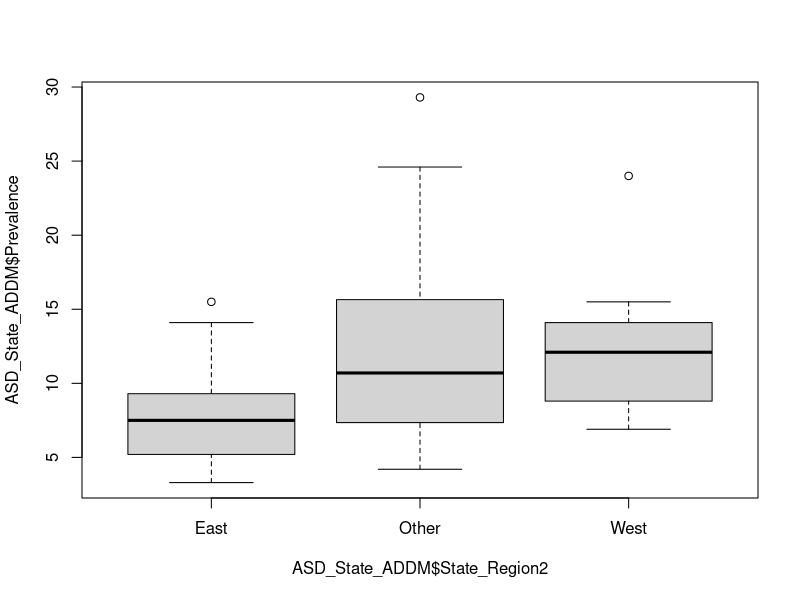
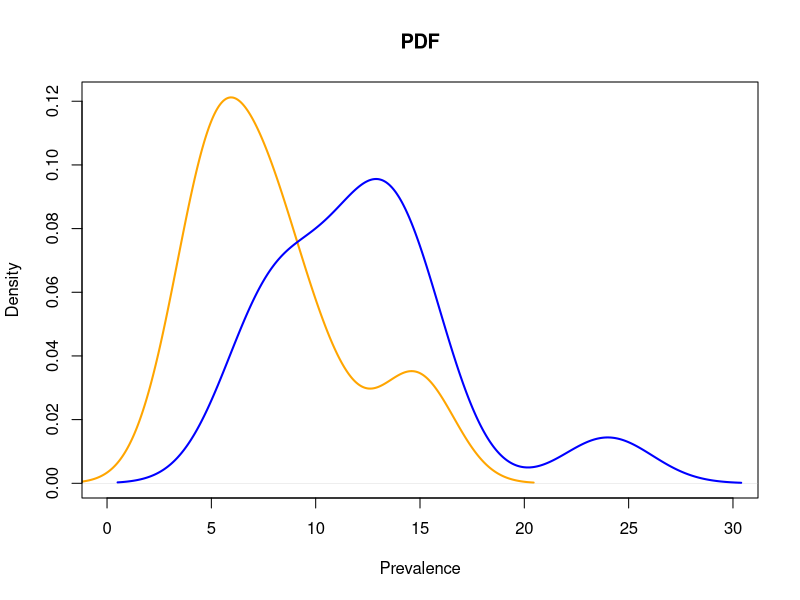
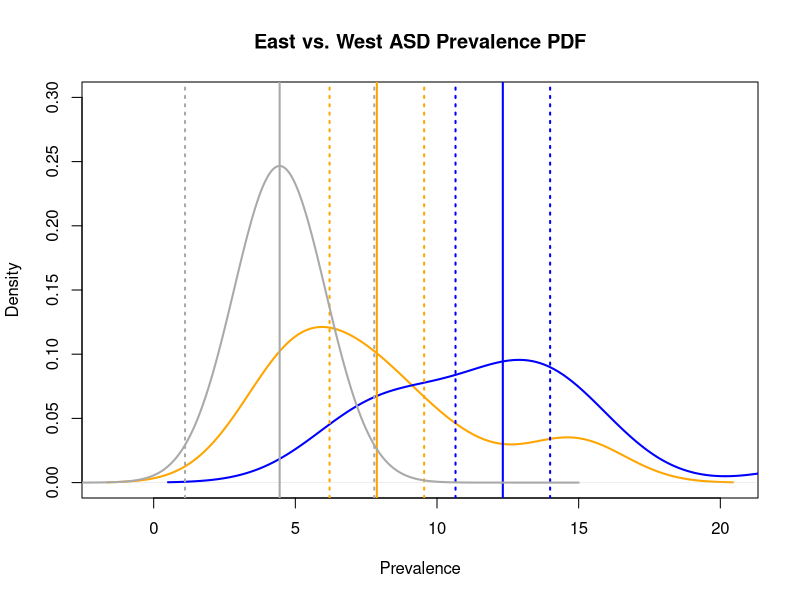
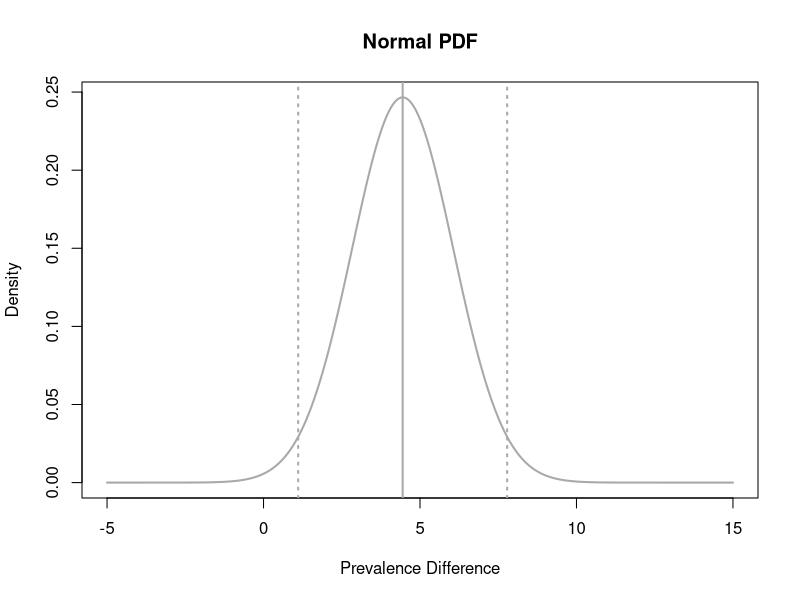
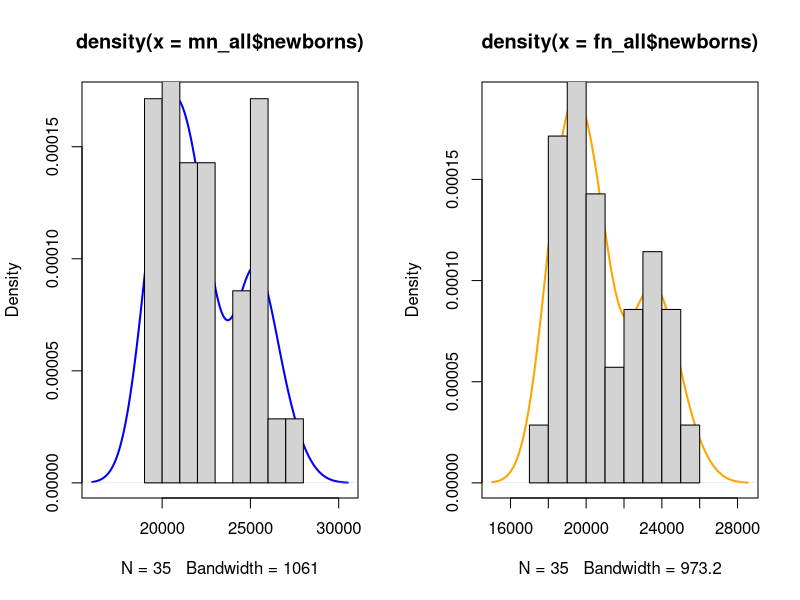
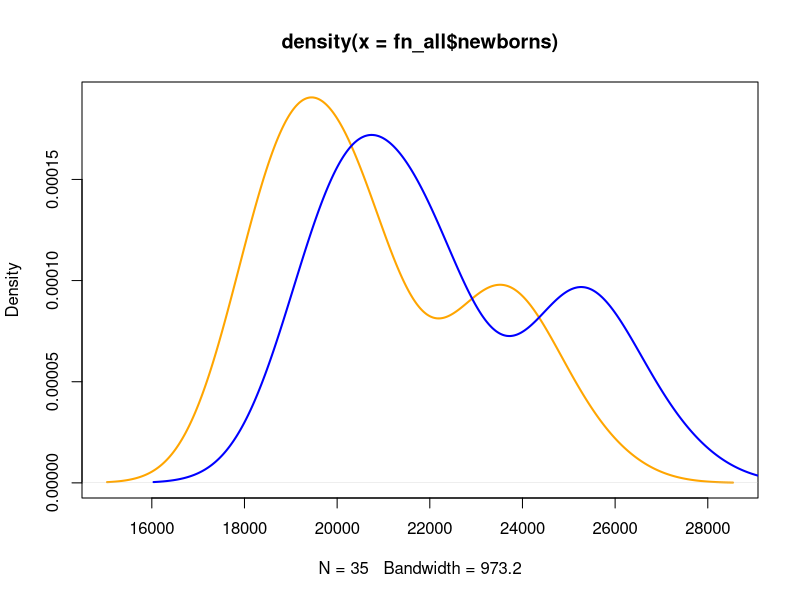
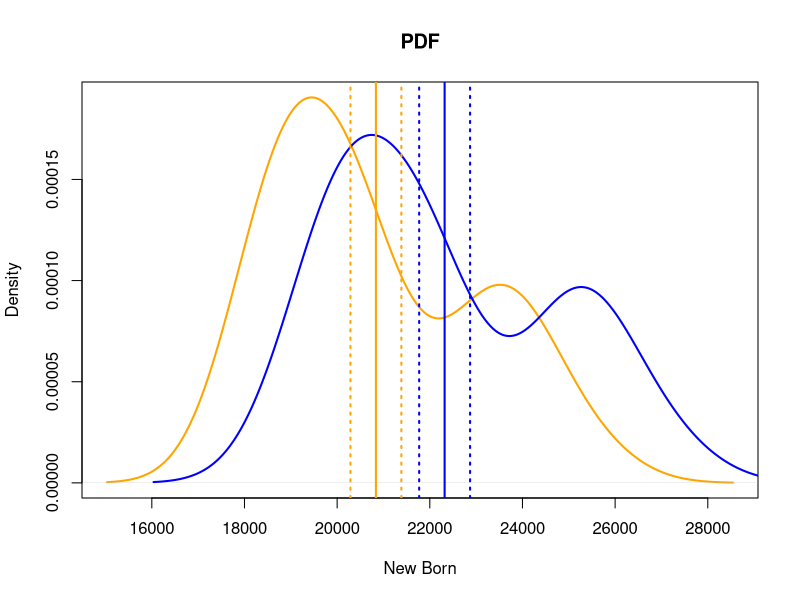
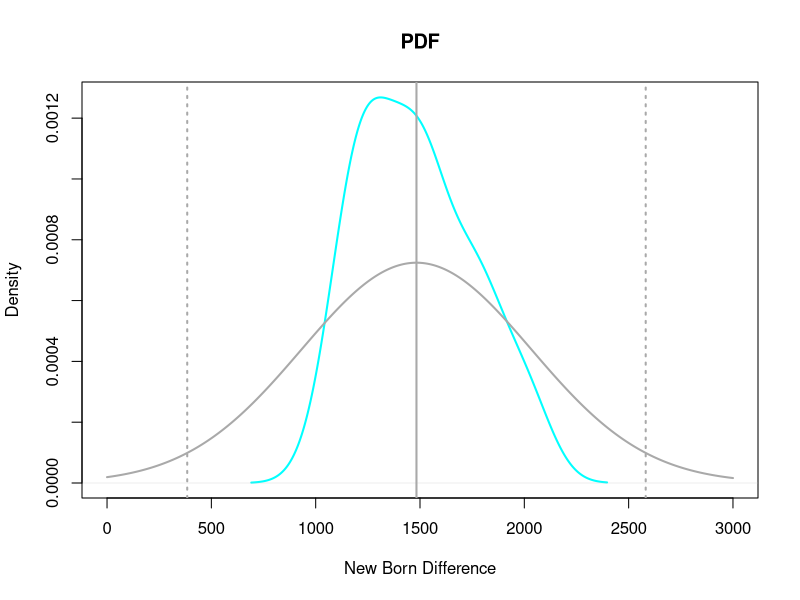

Here is the R script that generated these plots, in order:
## ---- chunk 1
getwd()
## ---- chunk 2
# setwd("/media/sf_vm_shared_folder/git/DDC/DDC-ASD/model_R")
# setwd('~/Desktop/admin-desktop/vm_shared_folder/git/DDC-ASD/model_R')
getwd()
## ---- chunk 3
# Read back in above saved file:
ASD_State <- read.csv("../dataset/ADV_ASD_State_R.csv")
# Convert Year_Factor to ordered.factor
ASD_State$Year_Factor <- factor(ASD_State$Year_Factor, ordered = TRUE) 
ASD_State$Prevalence_Risk2 = factor(ASD_State$Prevalence_Risk2, ordered=TRUE, 
                                    levels=c("Low", "High"))
ASD_State$Prevalence_Risk4 = factor(ASD_State$Prevalence_Risk4, ordered=TRUE, 
                                    levels=c("Low", "Medium", "High", "Very High"))

## ---- chunk 4
# library(repr)
# Adjust in-line plot size to M x N
options(repr.plot.width=8, repr.plot.height=4)
## ---- chunk 5

# Filter and create dataframe of different data sources, for easy data access
ASD_State_ADDM <- subset(ASD_State, Source == 'addm')

# Aggregate all US. States into three regions: East, West, Other.
ASD_State_ADDM$State_Region2 <- "Other"
ASD_State_ADDM$State_Region2[ASD_State_ADDM$State_Region %in% 
                             c("D3 East North Central", "D6 East South Central")] <- "East"
ASD_State_ADDM$State_Region2[ASD_State_ADDM$State_Region %in% 
                             c("D4 West North Central", "D7 West South Central")] <- "West"

boxplot(ASD_State_ADDM$Prevalence ~ ASD_State_ADDM$State_Region2)

## ---- chunk 6
# ----------------------------------
# Hypothesis Test - Mean - Z Test & t.test()
# ----------------------------------

# Create sample 1 of West states
sample_1 = ASD_State_ADDM$Prevalence[ASD_State_ADDM$State_Region2 == "West"]
# Create sample 2 of East states
sample_2 = ASD_State_ADDM$Prevalence[ASD_State_ADDM$State_Region2 == "East"]

# variance test : Equal variance or Unequal variance?
var.test(sample_1, sample_2)

# t test : Equal variance t test
t.test(sample_1, sample_2, var.equal = TRUE)

# Visualise samples:
plot(density(sample_2), col="orange", xlab="Prevalence", main="PDF", 
     lwd=2, lty=1, xlim=c(0,30))
lines(density(sample_1), col="blue", lwd=2, lty=1)

## ---- chunk 7
#############################################################
# Deep Dive : Equal variance t test
#############################################################

# sample size
cal_n1 = length(sample_1)
cat("\ncal_n1:", cal_n1)
cal_n2 = length(sample_2)
cat("\ncal_n2:", cal_n2)

# degree of freedom
cal_df = cal_n1 + cal_n2 - 2
cat("\ncal_df:", cal_df)

# pooled standard deviation
cal_s = sqrt(((cal_n1 - 1)*sd(sample_1)^2 + (cal_n2 - 1)*sd(sample_2)^2)
             /(cal_n1 + cal_n2 -2))
cat("\ncal_s :", cal_s)

# combined standard error
cal_se = cal_s * sqrt(1/cal_n1 + 1/cal_n2)
cat("\ncal_se:", cal_se)

# t statistic using combined standard error
cal_t = (mean(sample_1)-mean(sample_2)) / cal_se
cat("\ncal_t :", cal_t)

# p-value
cal_p = (1-pt(q = cal_t, df = cal_df)) * 2
cat("\ncal_p :", cal_p)

# 95% CI using "pooled standard deviation"
# sample_1 Upper CI
mn_upper_ci = mean(sample_1) + qt(p = 0.975, df = cal_df)*cal_s/sqrt(cal_n1+cal_n2)
cat("\nmn_upper_ci:", mn_upper_ci)
# sample_1 Lower CI
mn_lower_ci = mean(sample_1) - qt(p = 0.975, df = cal_df)*cal_s/sqrt(cal_n1+cal_n2)
cat("\nmn_lower_ci:", mn_lower_ci)
# sample_2 Upper CI
fn_upper_ci = mean(sample_2) + qt(p = 0.975, df = cal_df)*cal_s/sqrt(cal_n1+cal_n2)
cat("\nfn_upper_ci:", fn_upper_ci)
# sample_2 Lower CI
fn_lower_ci = mean(sample_2) - qt(p = 0.975, df = cal_df)*cal_s/sqrt(cal_n1+cal_n2)
cat("\nfn_lower_ci:", fn_lower_ci)
# Difference with 95% CI 
cat("\nDifference's Upper CI:", mn_upper_ci - fn_lower_ci)
cat("\nDifference's Lower CI:", mn_lower_ci - fn_upper_ci)

# Difference with 95% CI using combined standard error
# Difference's Upper CI
dif_upper_ci = mean(sample_1)-mean(sample_2) + qt(p = 0.975, df = cal_df)*cal_se
cat("\nDifference's Upper CI:", dif_upper_ci)
# Difference's Lower CI
dif_lower_ci = mean(sample_1)-mean(sample_2) - qt(p = 0.975, df = cal_df)*cal_se
cat("\nDifference's Lower CI:", dif_lower_ci)

# Visualise CIs: sample_1 & sample_2
plot(density(sample_2), col="orange", xlab="Prevalence", lwd=2, ylim=c(0,0.3), 
     main="East vs. West ASD Prevalence PDF")
lines(density(sample_1), col="blue", lwd=2)
# Overlay sample_1 CI
abline(v= mean(sample_1), col="blue", lwd=2, lty=1)
abline(v=mn_upper_ci, col="blue", lwd=2, lty=3)
abline(v=mn_lower_ci, col="blue", lwd=2, lty=3)
# Overlay sample_2 CI
abline(v= mean(sample_2), col="orange", lwd=2, lty=1)
abline(v=fn_upper_ci, col="orange", lwd=2, lty=3)
abline(v=fn_lower_ci, col="orange", lwd=2, lty=3)

# Overlay Difference's CI
abline(v=mean(sample_1)-mean(sample_2), col="darkgrey", lwd=2, lty=1)
abline(v=dif_upper_ci, col="darkgrey", lwd=2, lty=3)
abline(v=dif_lower_ci, col="darkgrey", lwd=2, lty=3)
cal_xseq <- seq(-5,15,0.01)
cal_pdf <- dnorm(x = cal_xseq, mean = mean(sample_1)-mean(sample_2), sd = cal_se)
lines(cal_xseq, cal_pdf, col="darkgrey", type="l",lwd=2)

# Visualise Difference's CIs alone:
plot(cal_xseq, cal_pdf, col="darkgrey", xlab="Prevalence Difference", 
     ylab="Density", type="l",lwd=2, main="Normal PDF")
# Overlay Difference's CI
abline(v=mean(sample_1)-mean(sample_2), col="darkgrey", lwd=2, lty=1)
abline(v=dif_upper_ci, col="darkgrey", lwd=2, lty=3)
abline(v=dif_lower_ci, col="darkgrey", lwd=2, lty=3)

## ---- chunk 8
# Filter and create dataframe of different data sources, for easy data access
ASD_State_SPED <- subset(ASD_State, Source == 'sped')

# ----------------------------------
# Use a sample of one US. State's ASD prevalence (proportion) to estimate:
# Prevalence of THAT US. State's ALL Children (the *Population*) [Source SPED, Year 2016] 
# ----------------------------------

# No. Children with ASD
ASD  <- ASD_State_SPED$Numerator_ASD[ASD_State_SPED$Year == 2016]
# 
str(ASD)
# No. Children with ASD of first US. State (AL-Alabama)
ASD[1]

# No. Children surveyed
Children  <- ASD_State_SPED$Denominator[ASD_State_SPED$Year == 2016]
# 
str(Children)
# No. Children surveyed of first US. State (AL-Alabama)
Children[1]
## ---- chunk 9
# ----------------------------------
# Hypothesis Test - Proportion - prop.test()
# ----------------------------------

# Two group hypothesis test : proportions (Prevalvence) among two US. States
prop.test(ASD[1:2], Children[1:2])

## ---- chunk 10
# ----------------------------------
# Hypothesis Test - Proportion - prop.test()
# ----------------------------------

# Multiple group hypothesis test : proportions (Prevalvence) among all US. States
prop.test(ASD, Children)
## ---- chunk 11
df_newborns <- read.csv("../reference/newborns-by-gender/newborns-by-gender-from-1984-2018.csv")
head(df_newborns)
tail(df_newborns)
## ---- chunk 12
# Example of filtering data
subset(df_newborns, year == 2018, select = c(year, gender, newborns))
## ---- chunk 13
# year 2018 Male newborn number
subset(df_newborns, year == 2018 & gender == "Males")$newborns
## ---- chunk 14
# year 2018 Female newborn number
subset(df_newborns, year == 2018 & gender == "Females")$newborns
## ---- chunk 15
# year 2018 Male newborn proportion vs. expected 50% ratio (null probability 0.5)
mn = subset(df_newborns, year == 2018 & gender == "Males")$newborns # Male newborns
fn = subset(df_newborns, year == 2018 & gender == "Females")$newborns # Female newborns
total = mn + fn

prop.test(x = mn, n = total)
# prop.test(x = mn, n = total, alternative = "greater")
## ---- chunk 16
subset(df_newborns[order(-df_newborns$year),], year %in% c(2018, 1984) & gender == "Males")
## ---- chunk 17
subset(df_newborns[order(-df_newborns$year),], year %in% c(2018, 1984) & gender == "Females")
## ---- chunk 18
# year 2018 Male newborn proportion vs. year 1984 Male newborn proportion
mn = subset(df_newborns[order(-df_newborns$year),], year %in% c(2018, 1984) 
            & gender == "Males")$newborns # Male newborns
fn = subset(df_newborns[order(-df_newborns$year),], year %in% c(2018, 1984) 
            & gender == "Females")$newborns # Female newborns
total = mn + fn

prop.test(x = mn, n = total)
# prop.test(x = mn, n = total, alternative = "less")
## ---- chunk 19
mn_all = subset(df_newborns[order(-df_newborns$year),], gender == "Males")
dim(mn_all)
head(mn_all)
## ---- chunk 20
fn_all = subset(df_newborns[order(-df_newborns$year),], gender == "Females")
dim(fn_all)
head(fn_all)
## ---- chunk 21
cat("\nMale   average newborns:", mean(mn_all$newborns)) # Male average
cat("\nFemale average newborns:", mean(fn_all$newborns)) # Female average

# Adjust in-line plot size to M x N
options(repr.plot.width=8, repr.plot.height=4)

par(mfrow=c(1, 2))
# Male
plot(density(mn_all$newborns), col="blue", lwd=2) 
hist(mn_all$newborns, probability = T, add = T)
# Female
plot(density(fn_all$newborns), col="orange", lwd=2) 
hist(fn_all$newborns, probability = T, add = T)

par(mfrow=c(1, 1))

plot(density(fn_all$newborns), col="orange", lwd=2)
lines(density(mn_all$newborns), col="blue", lwd=2)

## ---- chunk 22
# t test with equal variance:
t.test(mn_all$newborns, fn_all$newborns, paired = FALSE, var.equal = TRUE)
# t.test(mn_all$newborns, fn_all$newborns, paired = FALSE, var.equal = TRUE, alternative = "greater")

## ---- chunk 23
#############################################################
# Deep Dive : Equal variance t test
#############################################################

# sample size
cal_n1 = length(mn_all$newborns)
cat("\ncal_n1:", cal_n1)
cal_n2 = length(fn_all$newborns)
cat("\ncal_n2:", cal_n2)

# degree of freedom
cal_df = cal_n1 + cal_n2 - 2
cat("\ncal_df:", cal_df)

# pooled standard deviation
cal_s = sqrt(((cal_n1 - 1)*sd(mn_all$newborns)^2 + (cal_n2 - 1)*sd(fn_all$newborns)^2)/(cal_n1 + cal_n2 -2))
cat("\ncal_s :", cal_s)

# combined standard error
cal_se = cal_s*sqrt(1/cal_n1 + 1/cal_n2)
cat("\ncal_se:", cal_se)

# t statistic using combined standard error
cal_t = (mean(mn_all$newborns)-mean(fn_all$newborns))/cal_se
cat("\ncal_t :", cal_t)

# p-value
cal_p = (1-pt(q = cal_t, df = cal_df))*2
cat("\ncal_p :", cal_p)

# 95% CI using "pooled standard deviation"
# Male Upper CI
mn_upper_ci = mean(mn_all$newborns) + qt(p = 0.975, df = cal_df)*cal_s/sqrt(cal_n1+cal_n2)
cat("\nmn_upper_ci:", mn_upper_ci)
# Male Lower CI
mn_lower_ci = mean(mn_all$newborns) - qt(p = 0.975, df = cal_df)*cal_s/sqrt(cal_n1+cal_n2)
cat("\nmn_lower_ci:", mn_lower_ci)
# Female Upper CI
fn_upper_ci = mean(fn_all$newborns) + qt(p = 0.975, df = cal_df)*cal_s/sqrt(cal_n1+cal_n2)
cat("\nfn_upper_ci:", fn_upper_ci)
# Female Lower CI
fn_lower_ci = mean(fn_all$newborns) - qt(p = 0.975, df = cal_df)*cal_s/sqrt(cal_n1+cal_n2)
cat("\nfn_lower_ci:", fn_lower_ci)
# Difference with 95% CI 
cat("\nDifference's Upper CI:", mn_upper_ci - fn_lower_ci)
cat("\nDifference's Lower CI:", mn_lower_ci - fn_upper_ci)

# Difference with 95% CI using combined standard error
# Difference's Upper CI
dif_upper_ci = mean(mn_all$newborns)-mean(fn_all$newborns) + qt(p = 0.975, df = cal_df)*cal_se
cat("\nDifference's Upper CI:", dif_upper_ci)
# Difference's Lower CI
dif_lower_ci = mean(mn_all$newborns)-mean(fn_all$newborns) - qt(p = 0.975, df = cal_df)*cal_se
cat("\nDifference's Lower CI:", dif_lower_ci)

# Visualise CIs: Male & Female
plot(density(fn_all$newborns), col="orange", xlab="New Born", main="PDF", lwd=2)
lines(density(mn_all$newborns), col="blue", lwd=2)
# Overlay Male CI
abline(v= mean(mn_all$newborns), col="blue", lwd=2, lty=1)
abline(v=mn_upper_ci, col="blue", lwd=2, lty=3)
abline(v=mn_lower_ci, col="blue", lwd=2, lty=3)
# Overlay Female CI
abline(v= mean(fn_all$newborns), col="orange", lwd=2, lty=1)
abline(v=fn_upper_ci, col="orange", lwd=2, lty=3)
abline(v=fn_lower_ci, col="orange", lwd=2, lty=3)

# Visualise CIs: Difference between Male and Female
plot(density(mn_all$newborns-fn_all$newborns), col="cyan", xlab="New Born Difference", 
     main="PDF", lwd=2, lty=1, xlim=c(0,3000))
# Overlay Difference's CI
abline(v=mean(mn_all$newborns)-mean(fn_all$newborns), col="darkgrey", lwd=2, lty=1)
abline(v=dif_upper_ci, col="darkgrey", lwd=2, lty=3)
abline(v=dif_lower_ci, col="darkgrey", lwd=2, lty=3)
cal_xseq <- seq(0,3000,0.01)
cal_pdf <- dnorm(x = cal_xseq, mean = mean(mn_all$newborns)-mean(fn_all$newborns), sd = cal_se)
lines(cal_xseq, cal_pdf, col="darkgrey", type="l",lwd=2)

## ---- chunk 24
# t test with unequal variances
t.test(mn_all$newborns, fn_all$newborns, paired = FALSE)
# t.test(mn_all$newborns, fn_all$newborns, paired = FALSE, alternative = "greater")

## ---- chunk 25
#############################################################
# Deep Dive : Unequal variance t test
#############################################################

# sample size
cal_n1 = length(mn_all$newborns)
cat("\ncal_n1:", cal_n1)
cal_n2 = length(fn_all$newborns)
cat("\ncal_n2:", cal_n2)

# degree of freedom
# cal_df = cal_n1 + cal_n2 - 2 # <-- This is df of equal variances
cal_df = ( sd(mn_all$newborns)^2/cal_n1 + sd(fn_all$newborns)^2/cal_n2 )^2 / 
    ((sd(mn_all$newborns)^2/cal_n1)^2/(cal_n1 - 1) + (sd(fn_all$newborns)^2/cal_n2)^2/(cal_n2 - 1))
cat("\ncal_df:", cal_df)

# combined standard error: Welch's denominator (It is NOT a pooled standard deviation)
cal_se = sqrt( sd(mn_all$newborns)^2/cal_n1 + sd(fn_all$newborns)^2/cal_n2 )
cat("\ncal_se:", cal_se)

# t statistic using combined standard error: Welch's denominator
cal_t = (mean(mn_all$newborns)-mean(fn_all$newborns))/cal_se
cat("\ncal_t :", cal_t)

# p-value
cal_p = (1-pt(q = cal_t, df = cal_df))*2
cat("\ncal_p :", cal_p)

# Difference with 95% CI using combined standard error
# Difference's Upper CI
dif_upper_ci = mean(mn_all$newborns)-mean(fn_all$newborns) + qt(p = 0.975, df = cal_df)*cal_se
cat("\nDifference's Upper CI:", dif_upper_ci)
# Difference's Lower CI
dif_lower_ci = mean(mn_all$newborns)-mean(fn_all$newborns) - qt(p = 0.975, df = cal_df)*cal_se
cat("\nDifference's Lower CI:", dif_lower_ci)

# Visualise CIs:
plot(density(mn_all$newborns-fn_all$newborns), col="cyan", xlab="New Born Difference", 
     main="PDF", lwd=2, lty=1, xlim=c(0,3000))
# Overlay Difference's CI
abline(v=mean(mn_all$newborns)-mean(fn_all$newborns), col="darkgrey", lwd=2, lty=1)
abline(v=dif_upper_ci, col="darkgrey", lwd=2, lty=3)
abline(v=dif_lower_ci, col="darkgrey", lwd=2, lty=3)
cal_xseq <- seq(0,3000,0.01)
cal_pdf <- dnorm(x = cal_xseq, mean = mean(mn_all$newborns)-mean(fn_all$newborns), sd = cal_se)
lines(cal_xseq, cal_pdf, col="darkgrey", type="l",lwd=2)
## ---- chunk 26
t.test(mn_all$newborns, fn_all$newborns, paired = TRUE)
# t.test(mn_all$newborns, fn_all$newborns, paired = TRUE, alternative = "greater")

## ---- chunk 27
# Difference between Male and Female newborns

# Normality test:
shapiro.test(mn_all$newborns - fn_all$newborns)

# Visualise:
par(mfrow=c(1, 2))
plot(density(mn_all$newborns - fn_all$newborns), col="darkgrey", lwd=2) 
hist(mn_all$newborns - fn_all$newborns, probability = T, add = T)

qqnorm(mn_all$newborns - fn_all$newborns, col="darkgrey", 
       xlab="z Value", ylab="Newborns difference")
qqline(mn_all$newborns - fn_all$newborns, col="red", lwd=2, lty=3)
par(mfrow=c(1, 1))
## ---- chunk 28
#############################################################
# Deep Dive : Paired t test
#############################################################

# sample size
cal_n = length(mn_all$newborns - fn_all$newborns)
cat("\ncal_n :", cal_n)

# degree of freedom
cal_df = cal_n - 1
cat("\ncal_df:", cal_df)

# standard deviation
cal_s = sd(mn_all$newborns - fn_all$newborns)
cat("\ncal_s :", cal_s)

# standard error
cal_se = cal_s / sqrt(cal_n)
cat("\ncal_se:", cal_se)

# t statistic calculated using standard error:
cal_t = mean(mn_all$newborns-fn_all$newborns)/cal_se
cat("\ncal_t :", cal_t)

# p-value
cal_p = (1-pt(q = cal_t, df = cal_df))*2
cat("\ncal_p :", cal_p)

# 95% CI using "standard deviation"
# Paired Difference's Upper CI
dif_upper_ci = mean(mn_all$newborns-fn_all$newborns) + qt(p = 0.975, df = cal_df)*cal_se
cat("\ndif_upper_ci:", dif_upper_ci)
# Paired Difference's Lower CI
dif_lower_ci = mean(mn_all$newborns-fn_all$newborns) - qt(p = 0.975, df = cal_df)*cal_se
cat("\ndif_lower_ci:", dif_lower_ci)

# Visualise CIs:
plot(density(mn_all$newborns-fn_all$newborns), col="cyan", xlab="New Born Difference", 
     main="PDF", lwd=2, lty=1, xlim=c(0,3000), ylim=c(0,0.01))
# Overlay CI
abline(v= mean(mn_all$newborns-fn_all$newborns), col="darkgrey", lwd=2, lty=1)
abline(v=dif_upper_ci, col="darkgrey", lwd=2, lty=3)
abline(v=dif_lower_ci, col="darkgrey", lwd=2, lty=3)
cal_xseq <- seq(0,3000,0.01)
cal_pdf <- dnorm(x = cal_xseq, mean = mean(mn_all$newborns-fn_all$newborns), sd = cal_se)
lines(cal_xseq, cal_pdf, col="darkgrey", type="l",lwd=2)

cat("\nPaired Difference's Upper CI:", dif_upper_ci)
cat("\nPaired Difference's Lower CI:", dif_lower_ci)
## ---- chunk 29
# Proportion difference between Male and Female newborns

# Uncomment below to display Male & Female newborns ratio/proportion over years:
# mn_all$newborns/(mn_all$newborns+fn_all$newborns)
# fn_all$newborns/(mn_all$newborns+fn_all$newborns)

t.test(mn_all$newborns/(mn_all$newborns+fn_all$newborns), 
       fn_all$newborns/(mn_all$newborns+fn_all$newborns), paired = TRUE)
t.test(mn_all$newborns/(mn_all$newborns+fn_all$newborns), 
       fn_all$newborns/(mn_all$newborns+fn_all$newborns), paired = TRUE, alternative = "greater")

# Normality test:
shapiro.test((mn_all$newborns - fn_all$newborns)/(mn_all$newborns+fn_all$newborns))

# Visualise:
par(mfrow=c(1, 2))
plot(density((mn_all$newborns - fn_all$newborns)/(mn_all$newborns+fn_all$newborns)), col="darkgrey", lwd=2) 
hist((mn_all$newborns - fn_all$newborns)/(mn_all$newborns+fn_all$newborns), probability = T, add = T)

qqnorm((mn_all$newborns - fn_all$newborns)/(mn_all$newborns+fn_all$newborns), col="darkgrey", 
       xlab="z Value", ylab="Newborns difference")
qqline((mn_all$newborns - fn_all$newborns)/(mn_all$newborns+fn_all$newborns), col="red", lwd=2, lty=3)
par(mfrow=c(1, 1))
## ---- chunk 30
# Write your code below and press Shift+Enter to execute 

